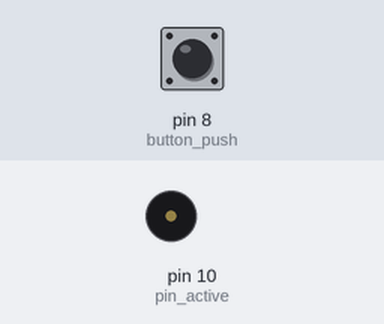
Bench run of a sketch on a simulated Arduino Uno, built with avr-gcc and run on an emulated ATmega328P. Shown: buzzer (waves = sounding). Inputs (shaded band) come from the test bench; at power-on: pin 8 (button_push) HIGH. What the sketch prints to the serial monitor is not drawn.

Above: at 1.2 s.
1.3 s: pin 8 (button_push) pulled LOW for 0.15 s
At 1.38 s:
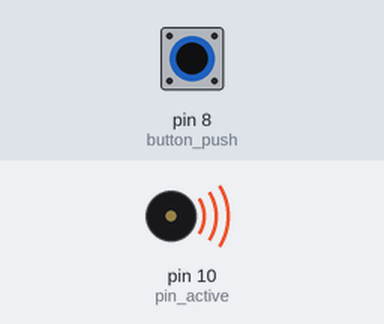
2.9 s: pin 8 (button_push) pulled LOW for 3.2 s
At 7.0 s:
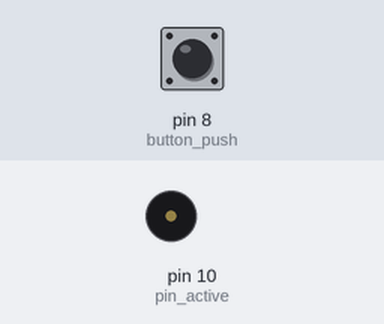
Timing chart, 0 to 8.5 s (numbered marks = the images above; inputs shaded):
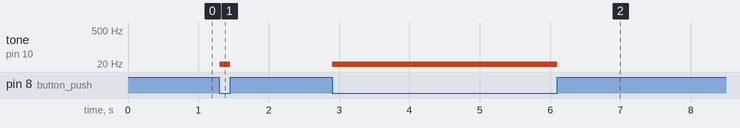

Measured:
- after the input at 1.3 s, tone on pin 10 (pin_active): silent → 1 Hz at once, → silent 0.15 s later
- after the input at 2.9 s, tone on pin 10 (pin_active): silent → 1 Hz at once, → silent 3.2 s later

The sketch:

Push_Button__________.ino
```cpp
int pin_active = 10;
int button_push = 8;

void setup() {
  Serial.begin(9600);
  pinMode(pin_active, OUTPUT);
  pinMode(button_push, INPUT_PULLUP);
}

void loop() {
  int readValue = digitalRead(button_push);
  Serial.println(readValue);

  if (readValue == LOW)
	  tone(pin_active, HIGH);
  else
    noTone(pin_active);
}
```
